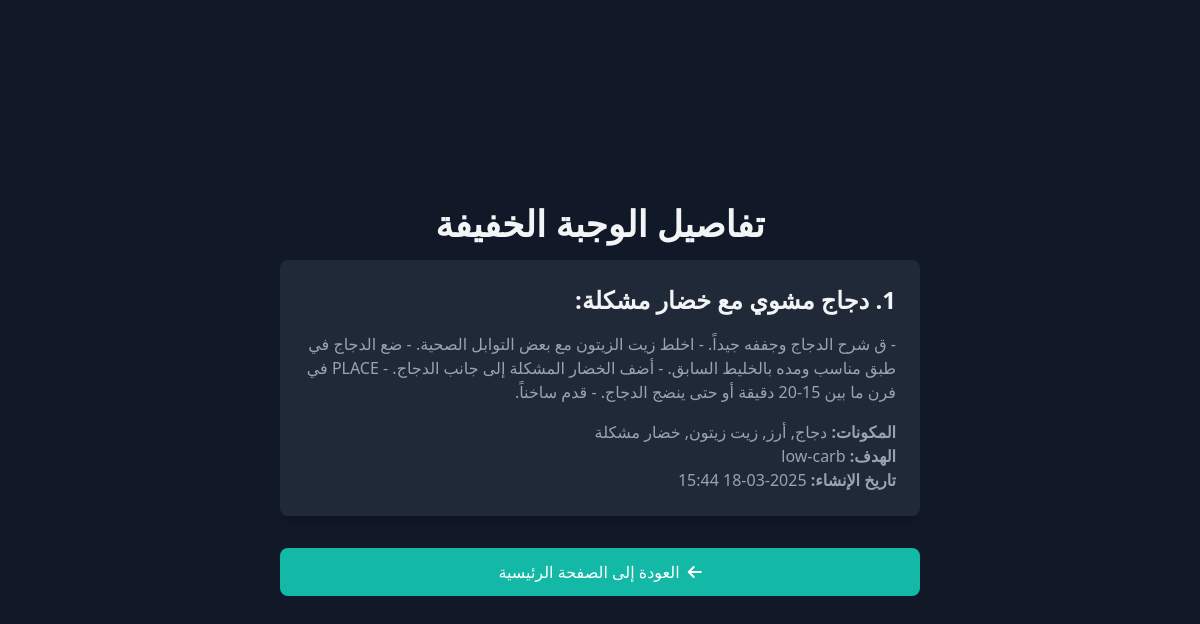
Page /snack/367 on the committed database.
### app.py (models this page shows, shortened)
class Snack(db.Model):
    id = db.Column(db.Integer, primary_key=True)
    ingredients = db.Column(db.String(500), nullable=False)
    goal = db.Column(db.String(200), nullable=True)
    name = db.Column(db.String(200), nullable=False)
    description = db.Column(db.String(500), nullable=False)
    created_at = db.Column(db.DateTime, default=datetime.utcnow)

### app.py (the view)
@app.route("/snack/<int:snack_id>")
def snack_details(snack_id):
    snack = Snack.query.get_or_404(snack_id)
    return render_template("snack_details.html", snack=snack)

### templates/snack_details.html (shortened to what this page needs)
<!DOCTYPE html>
<html lang="ar" dir="rtl">
<head>
  <script src="https://cdn.tailwindcss.com"></script>
  <link rel="stylesheet" href="https://cdnjs.cloudflare.com/ajax/libs/font-awesome/6.0.0/css/all.min.css">
</head>
<body class="bg-gray-900 text-gray-100 flex items-center justify-center min-h-screen">
  <div class="max-w-2xl w-full px-4">
    <h1 class="text-4xl font-bold text-center mb-4">تفاصيل الوجبة الخفيفة</h1>
    <div class="bg-gray-800 p-6 rounded-lg shadow-lg">
      <h2 class="text-2xl font-semibold mb-4">{{ snack.name }}</h2>
      <p class="text-gray-400 mb-4">{{ snack.description }}</p>
      <ul class="text-gray-400">
        <li><strong>المكونات:</strong> {{ snack.ingredients }}</li>
        <li><strong>الهدف:</strong> {{ snack.goal or "غير محدد" }}</li>
        <li><strong>تاريخ الإنشاء:</strong> {{ snack.created_at.strftime('%Y-%m-%d %H:%M') }}</li>
      </ul>
    </div>
    <div class="mt-8 text-center">
      <a
        href="{{ url_for('index') }}"
        class="px-6 py-3 bg-teal-500 text-white rounded-lg hover:bg-teal-600 focus:outline-none focus:ring-2 focus:ring-teal-500 focus:ring-offset-2 transition-all flex items-center justify-center"
      >
        <i class="fas fa-arrow-left ml-2"></i>
        العودة إلى الصفحة الرئيسية
      </a>
    </div>
  </div>
</body>
</html>

### rows in the picture
Snack: name "1. دجاج مشوي مع خضار مشكلة:", description "- ق شرح الدجاج وجففه جيداً. - اخلط زيت الزيتون مع بعض التوابل الصحية. - ضع الدجاج في طبق مناسب ومده بالخليط السابق. - أضف الخضار المشكلة إلى جانب الدجاج. - PLACE في فرن ما بين 15-20 دقيقة أو حتى ينضج الدجاج. - قدم ساخناً.", ingredients "دجاج, أرز, زيت زيتون, خضار مشكلة", goal "low-carb", created_at "2025-03-18 15:44"
